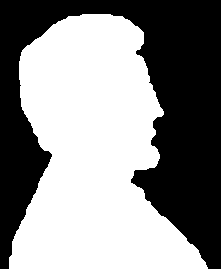
#> input picture imgg/ahnaf.tif, 221 x 269 px
$ python test.py
#> lines starting #> are read from the running program, lines starting #| are printed output that depends on the picture; after the words box and inside, x2 and y2 are one past the last pixel; in counts of white or black regions, pixels touching at a corner belong together
import matplotlib.pyplot as plt
import numpy as np
import cv2

st_elemen = np.ones((3, 3), np.uint8) * 255
size = st_elemen[0].size

image = cv2.imread('imgg/ahnaf.tif', 0)
#> image: shape (269, 221); 54.6% white; 1 black region, box (x1, y1, x2, y2) and area: (0, 0, 221, 269) 26994
image = cv2.resize(image, (512, 512))
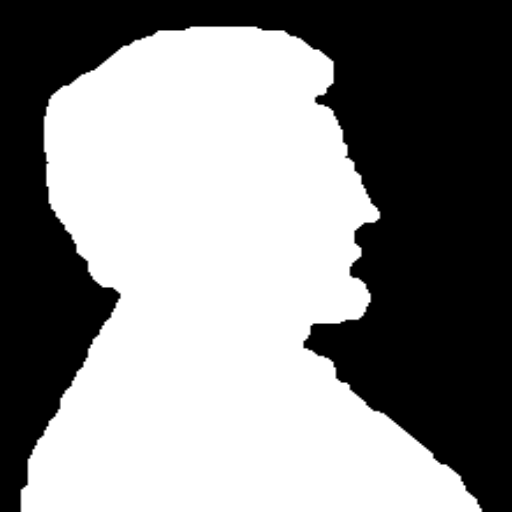
#> image: shape (512, 512); min 0, max 255, mean 139.2

height, width = image.shape
#> height = 512; width = 512


def erosion_op(image, st_elemen):
    pad_h = size // 2
    padded_image = np.pad(image, pad_h, mode='constant')

    erosion_img = np.zeros_like(image)
    for i in range(height):
        for j in range(width):
            tmp_window = padded_image[i:i + size, j:j + size]
            if np.array_equal(np.bitwise_and(tmp_window, st_elemen), st_elemen):
                erosion_img[i, j] = 255
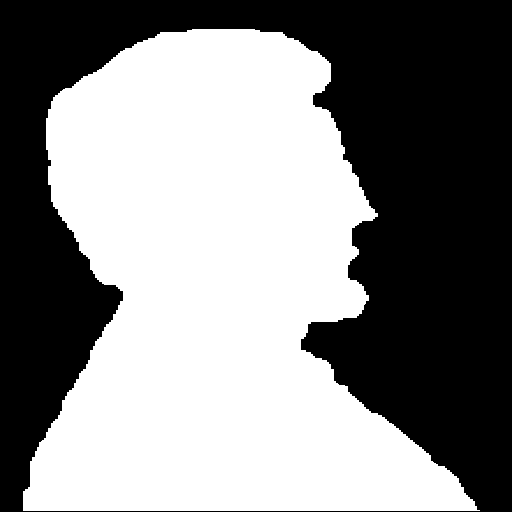
#> erosion_img: shape (512, 512); 53% white; 1 black region, box (x1, y1, x2, y2) and area: (0, 0, 512, 512) 123248


    return erosion_img

erosion_img =image -  erosion_op(image, st_elemen)
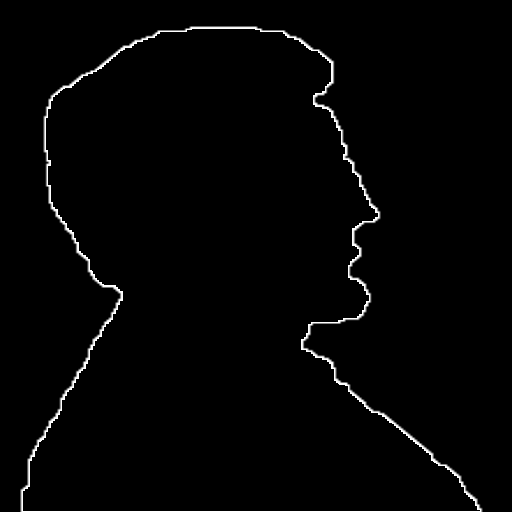
#> erosion_img: shape (512, 512); min 0, max 255, mean 4.1


plt.subplot(221)
plt.imshow(image, cmap='gray')
plt.title('original image')
plt.axis('off')
plt.subplot(222)
plt.imshow(cv2.dilate(image,st_elemen),cmap='gray')
plt.axis('off')
plt.subplot(223)
plt.imshow(erosion_img, cmap='gray')
plt.title('erosion image')
plt.axis('off')

plt.tight_layout()
plt.show()
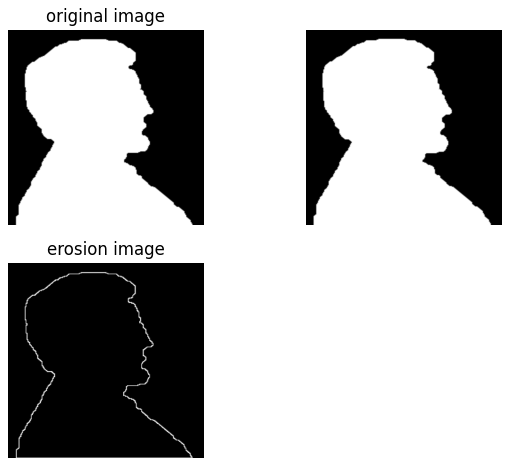
#> figure drawn by matplotlib, 3 panels

$ run again, with imgg/Noisy Fingerprint 315x238.tif copied over imgg/ahnaf.tif
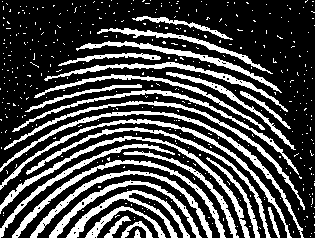
#> input picture imgg/Noisy Fingerprint 315x238.tif, 315 x 238 px
#> after the loop in erosion_op, `for i in range(height):`:
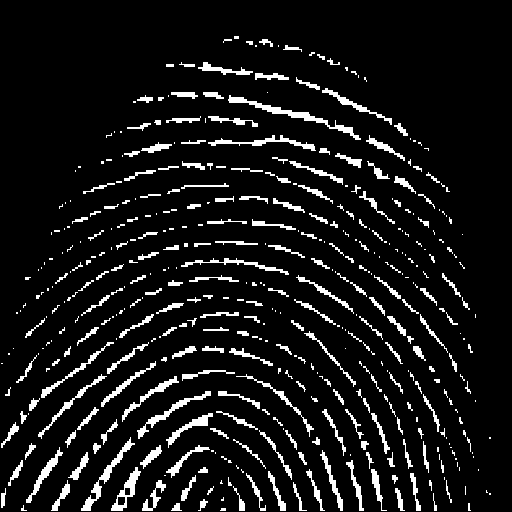
#> erosion_img: shape (512, 512); 8.7% white; 455 white regions (226 under 20 px), largest, box (x1, y1, x2, y2) and area: (228, 95, 361, 140) 726, (81, 437, 135, 511) 528, (137, 391, 211, 439) 440
#> `plt.show()`:
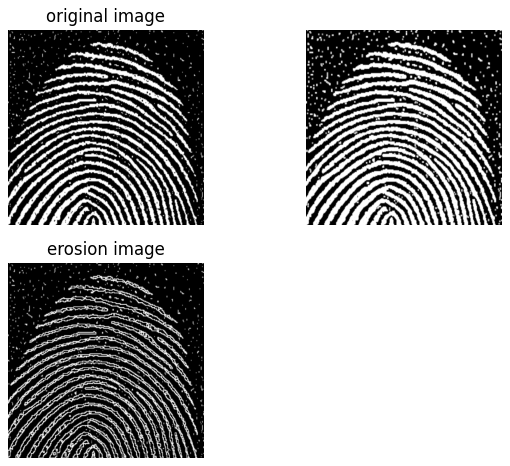
#> figure drawn by matplotlib, 3 panels
